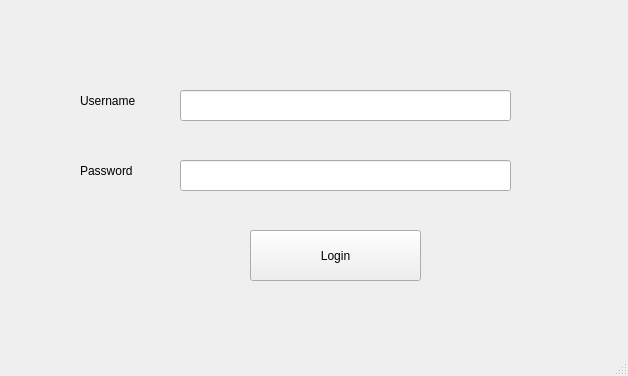
<?xml version="1.0" encoding="UTF-8"?>
<ui version="4.0">
 <class>MainWindow</class>
 <widget class="QMainWindow" name="MainWindow">
  <property name="geometry">
   <rect>
    <x>0</x>
    <y>0</y>
    <width>628</width>
    <height>376</height>
   </rect>
  </property>
  <property name="windowTitle">
   <string>MainWindow</string>
  </property>
  <widget class="QWidget" name="centralwidget">
   <widget class="QPushButton" name="btnLogin">
    <property name="geometry">
     <rect>
      <x>250</x>
      <y>230</y>
      <width>171</width>
      <height>51</height>
     </rect>
    </property>
    <property name="text">
     <string>Login</string>
    </property>
   </widget>
   <widget class="QLabel" name="lblUsername">
    <property name="geometry">
     <rect>
      <x>80</x>
      <y>80</y>
      <width>111</width>
      <height>41</height>
     </rect>
    </property>
    <property name="text">
     <string>Username</string>
    </property>
   </widget>
   <widget class="QLabel" name="lblPassword">
    <property name="geometry">
     <rect>
      <x>80</x>
      <y>150</y>
      <width>111</width>
      <height>41</height>
     </rect>
    </property>
    <property name="text">
     <string>Password</string>
    </property>
   </widget>
   <widget class="QLineEdit" name="pwdUsername">
    <property name="geometry">
     <rect>
      <x>180</x>
      <y>90</y>
      <width>331</width>
      <height>31</height>
     </rect>
    </property>
    <property name="toolTip">
     <string>&lt;html&gt;&lt;head/&gt;&lt;body&gt;&lt;p&gt;Enter Your Username&lt;/p&gt;&lt;/body&gt;&lt;/html&gt;</string>
    </property>
   </widget>
   <widget class="QLineEdit" name="pwdPassword">
    <property name="geometry">
     <rect>
      <x>180</x>
      <y>160</y>
      <width>331</width>
      <height>31</height>
     </rect>
    </property>
   </widget>
  </widget>
  <widget class="QMenuBar" name="menubar">
   <property name="geometry">
    <rect>
     <x>0</x>
     <y>0</y>
     <width>628</width>
     <height>21</height>
    </rect>
   </property>
  </widget>
  <widget class="QStatusBar" name="statusbar"/>
 </widget>
 <resources/>
 <connections/>
</ui>
